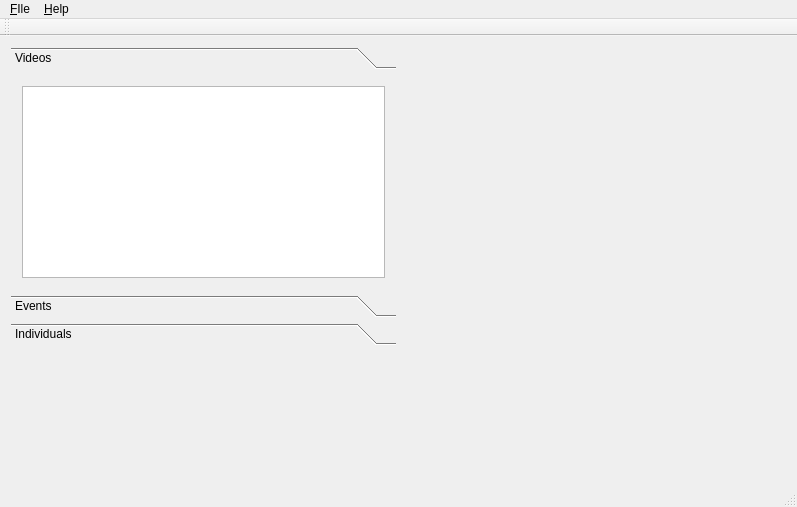
<?xml version="1.0" encoding="UTF-8"?>
<ui version="4.0">
 <class>MainWindow</class>
 <widget class="QMainWindow" name="MainWindow">
  <property name="geometry">
   <rect>
    <x>0</x>
    <y>0</y>
    <width>797</width>
    <height>507</height>
   </rect>
  </property>
  <property name="windowTitle">
   <string>MainWindow</string>
  </property>
  <widget class="QWidget" name="centralWidget">
   <layout class="QHBoxLayout" name="horizontalLayout">
    <item>
     <layout class="QVBoxLayout" name="verticalLayoutLeft">
      <item>
       <widget class="QToolBox" name="toolBox">
        <property name="currentIndex">
         <number>0</number>
        </property>
        <widget class="QWidget" name="page">
         <property name="geometry">
          <rect>
           <x>0</x>
           <y>0</y>
           <width>386</width>
           <height>208</height>
          </rect>
         </property>
         <attribute name="label">
          <string>Videos</string>
         </attribute>
         <layout class="QVBoxLayout" name="verticalLayout">
          <item>
           <widget class="QListWidget" name="videoList"/>
          </item>
         </layout>
        </widget>
        <widget class="QWidget" name="page_2">
         <property name="geometry">
          <rect>
           <x>0</x>
           <y>0</y>
           <width>98</width>
           <height>28</height>
          </rect>
         </property>
         <attribute name="label">
          <string>Events</string>
         </attribute>
        </widget>
        <widget class="QWidget" name="page_3">
         <property name="geometry">
          <rect>
           <x>0</x>
           <y>0</y>
           <width>98</width>
           <height>28</height>
          </rect>
         </property>
         <attribute name="label">
          <string>Individuals</string>
         </attribute>
        </widget>
       </widget>
      </item>
      <item>
       <widget class="QWidget" name="widget" native="true">
        <property name="sizePolicy">
         <sizepolicy hsizetype="Preferred" vsizetype="Expanding">
          <horstretch>0</horstretch>
          <verstretch>0</verstretch>
         </sizepolicy>
        </property>
       </widget>
      </item>
     </layout>
    </item>
    <item>
     <layout class="QVBoxLayout" name="verticalLayoutRight">
      <item>
       <widget class="QLabel" name="label">
        <property name="sizePolicy">
         <sizepolicy hsizetype="Expanding" vsizetype="Preferred">
          <horstretch>0</horstretch>
          <verstretch>0</verstretch>
         </sizepolicy>
        </property>
        <property name="text">
         <string/>
        </property>
       </widget>
      </item>
     </layout>
    </item>
   </layout>
  </widget>
  <widget class="QMenuBar" name="menuBar">
   <property name="geometry">
    <rect>
     <x>0</x>
     <y>0</y>
     <width>797</width>
     <height>20</height>
    </rect>
   </property>
   <widget class="QMenu" name="menuFile">
    <property name="title">
     <string>&amp;FIle</string>
    </property>
    <addaction name="actionNew"/>
    <addaction name="separator"/>
    <addaction name="actionAdd_Video_File"/>
    <addaction name="separator"/>
    <addaction name="actionQuit"/>
   </widget>
   <widget class="QMenu" name="menuHelp">
    <property name="title">
     <string>&amp;Help</string>
    </property>
    <addaction name="actionAbout"/>
   </widget>
   <addaction name="menuFile"/>
   <addaction name="menuHelp"/>
  </widget>
  <widget class="QToolBar" name="mainToolBar">
   <attribute name="toolBarArea">
    <enum>TopToolBarArea</enum>
   </attribute>
   <attribute name="toolBarBreak">
    <bool>false</bool>
   </attribute>
  </widget>
  <widget class="QStatusBar" name="statusBar"/>
  <action name="actionNew">
   <property name="text">
    <string>&amp;New</string>
   </property>
  </action>
  <action name="actionAdd_Video_File">
   <property name="text">
    <string>&amp;Add Video File</string>
   </property>
  </action>
  <action name="actionQuit">
   <property name="text">
    <string>&amp;Quit</string>
   </property>
   <property name="shortcut">
    <string>Ctrl+Q</string>
   </property>
  </action>
  <action name="actionAbout">
   <property name="text">
    <string>&amp;About</string>
   </property>
  </action>
 </widget>
 <layoutdefault spacing="6" margin="11"/>
 <resources/>
 <connections>
  <connection>
   <sender>actionQuit</sender>
   <signal>triggered()</signal>
   <receiver>MainWindow</receiver>
   <slot>close()</slot>
   <hints>
    <hint type="sourcelabel">
     <x>-1</x>
     <y>-1</y>
    </hint>
    <hint type="destinationlabel">
     <x>398</x>
     <y>253</y>
    </hint>
   </hints>
  </connection>
  <connection>
   <sender>actionAdd_Video_File</sender>
   <signal>triggered()</signal>
   <receiver>MainWindow</receiver>
   <slot>on_actionAdd_Video_File_triggered()</slot>
   <hints>
    <hint type="sourcelabel">
     <x>-1</x>
     <y>-1</y>
    </hint>
    <hint type="destinationlabel">
     <x>398</x>
     <y>253</y>
    </hint>
   </hints>
  </connection>
 </connections>
</ui>
